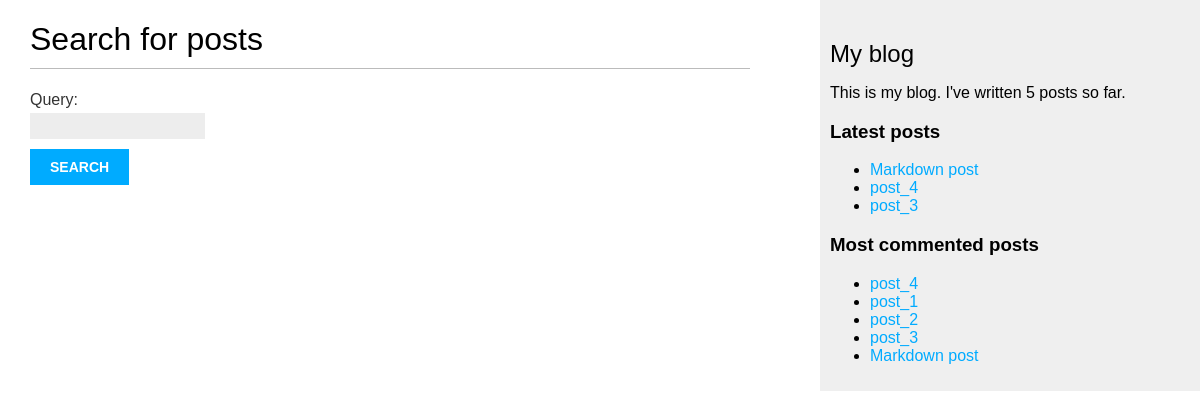
The app's page /blog/search/ with its own data.
### blog/models.py (models this page shows, shortened)
class Post(models.Model):
    class Status(models.TextChoices):
        DRAFT = 'DF', 'Draft'
        PUBLISHED = 'PD', 'Published'
    tags = TaggableManager()
    title = models.CharField(max_length=250)
    slug = models.SlugField(max_length=250, unique_for_date='publish')
    author = models.ForeignKey(User, on_delete=models.CASCADE,
                               related_name='blog_posts')
    body = models.TextField()
    publish = models.DateTimeField(default=timezone.now)
    created = models.DateTimeField(auto_now_add=True)
    updated = models.DateTimeField(auto_now=True)
    status = models.CharField(max_length=2, choices=Status.choices,
                              default=Status.DRAFT)
    objects = models.Manager() # The default manager.
    published = PublishManager() # Our custom manager.
    class Meta:
        ordering = ['-publish']
        indexes = [
            models.Index(fields=['-publish'])
        ]
    def get_absolute_url(self):
        return reverse("blog:post_detail", args=[self.publish.year,
                                                 self.publish.month,
                                                 self.publish.day,
                                                 self.slug])

### blog/views.py (the view, shortened to what this page needs)
# urls.py: path('search/', views.post_search, name='post_search'),
def post_search(request):
    form = SearchForm()
    query = None
    results = []
    return render(request,
 'blog/post/search.html',
 {'form': form, 'query': query, 'results': results})

### blog/forms.py
class SearchForm(forms.Form):
 query = forms.CharField()

### blog/models.py (called while the page is built)
    def get_queryset(self):
        return super().get_queryset().filter(status=Post.Status.PUBLISHED)

### blog/templatetags/blog_tags.py (called while the page is built)
@register.simple_tag
def total_posts():
    return Post.published.count()

@register.inclusion_tag('blog/post/latest_posts.html')
def show_latest_posts(count=5):
    latest_posts = Post.published.order_by('-publish')[:count]
    return {'latest_posts': latest_posts}

@register.simple_tag
def get_most_commented_posts(count=5):
    return Post.published.annotate(total_comments=Count('comments')).order_by('-total_comments')[:count]

### blog/templates/blog/post/search.html (shortened to what this page needs)
{% extends "blog/base.html" %}
{% load blog_tags %}
{% block content %}
  {% if query %}
    <h1>Posts containing "{{ query }}"</h1>
    <h3>
      {% with results.count as total_results %}
        Found {{ total_results }} result{{ total_results|pluralize }}
      {% endwith %}
    </h3>
    {% for post in results %}
      <h4>
        <a href="{{ post.get_absolute_url }}">
          {{ post.title }}
        </a>
      </h4>
      {{ post.body|markdown|truncatewords_html:12 }}
    {% empty %}
      <p>There are no results for your query.</p>
    {% endfor %}
    <p><a href="{% url "blog:post_search" %}">Search again</a></p>
  {% else %}
    <h1>Search for posts</h1>
    <form method="get">
      {{ form.as_p }}
      <input type="submit" value="Search">
    </form>
  {% endif %}
{% endblock %}

### blog/templates/blog/base.html (shortened to what this page needs)
{% load blog_tags %}
{% load static %}
<!DOCTYPE html>
<html>
<head>
 <link href="{% static 'css/blog.css' %}" rel="stylesheet">
</head>
<body>
 <div id="content">
 {% block content %}
 {% endblock %}
 </div>
 <div id="sidebar">
 <h2>My blog</h2>
 <p>This is my blog.
  I've written {% total_posts %} posts so far.
 </p>
  <h3>Latest posts</h3>
  {% show_latest_posts 3 %}
   <h3>Most commented posts</h3>
  {% get_most_commented_posts as most_commented_posts %}
  <ul>
  {% for post in most_commented_posts %}
  <li>
  <a href="{{ post.get_absolute_url }}">{{ post.title }}</a>
  </li>
  {% endfor %}
 </div>
</body>
</html>

### blog/templates/blog/post/latest_posts.html
<ul>
 {% for post in latest_posts %}
 <li>
 <a href="{{ post.get_absolute_url }}">{{ post.title }}</a>
 </li>
 {% endfor %}
</ul>

### blog/static/css/blog.css (style rules this page uses)
body { margin:0; padding:0; font-family:helvetica, sans-serif; }
a { color:#00abff; text-decoration:none; }
h1 { font-weight:normal; border-bottom:1px solid #bbb; padding:0 0 10px 0; }
h2 { font-weight:normal; margin:30px 0 0; }
#content { float:left; width:60%; padding:0 0 0 30px; }
#sidebar { float:right; width:30%; padding:10px; background:#efefef; height:100%; }
label { float:left; clear:both; color:#333; margin-bottom:4px; }
input, textarea { clear:both; float:left; margin:0 0 10px; background:#ededed; border:0; padding:6px 10px; font-size:12px; }
input[type=submit] { font-weight:bold; background:#00abff; color:#fff; padding:10px 20px; font-size:14px; text-transform:uppercase; }

### records on screen
Post: title "Markdown post"
Post: title "post_4"
Post: title "post_3"
Post: title "post_1"
Post: title "post_2"
